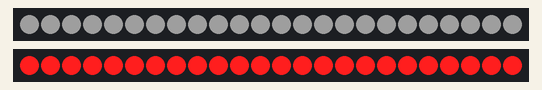
Bench run of a sketch on a simulated Arduino Uno, built with avr-gcc and run on an emulated ATmega328P. On the bench: 2 × 24 RGB LEDs in strip order, left to right. Dim RGB values are drawn brighter than linear.

Above: at 2.5 s.
At 4.92 s:
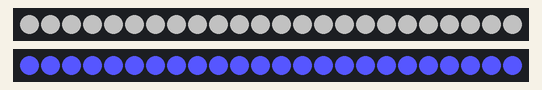
At 7.1 s:
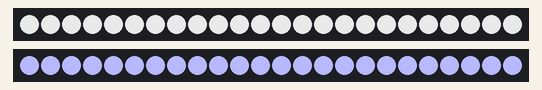
At 16.7 s:
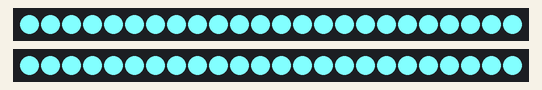
At 25.88 s:
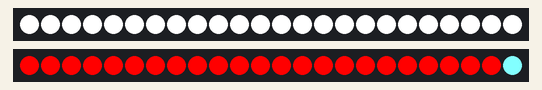
At 36.1 s:
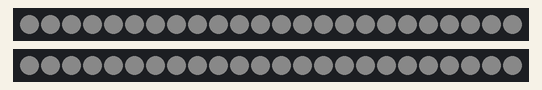

Measured:
- what the display in image 0 shows lasts 1.0 s, from 2.5 s to 3.5 s

The sketch:

RingLedMultipleStripes.ino
```cpp
#include "FastLED.h"
#define NUM_LEDS 24
int fb =255;
CRGB leds[NUM_LEDS];
CRGB leds2[NUM_LEDS];
void setup() { FastLED.addLeds<NEOPIXEL, 8>(leds, NUM_LEDS);
 FastLED.addLeds<NEOPIXEL, 9>(leds2, NUM_LEDS);}
void loop() {
  for (int i=0; i<NUM_LEDS;i++){
      leds[i] =  CRGB(30 ,30, 30);; FastLED.show(); delay(50);
      leds2[i] =  CRGB(255 ,30, 30);; FastLED.show(); delay(50);
  }

  delay(1000);

  for (int i=30; i<fb;i++){
     for (int j=0; j<NUM_LEDS;j++){
        leds[j] =  CRGB(i ,i, i);
        leds2[j] =  CRGB(i ,i, 255);
     }
     delay(20);
     FastLED.show();
  }
delay(1000);

 for (int i=0; i<NUM_LEDS;i++){
      leds[i] =  CRGB(130 ,255, 255);; FastLED.show(); delay(150);
       leds2[i] =  CRGB(130 ,255, 255);; FastLED.show(); delay(150);
  }

 delay(2000);
 for (int i=0; i<NUM_LEDS;i++){
      leds[i] =  CRGB(255 ,255, 255);; FastLED.show(); delay(150);
       leds2[i] =  CRGB(255 ,0, 0);; FastLED.show(); delay(150);
  }
 delay(2000);

  for (int i=fb; i>=10;i--){
     for (int j=0; j<NUM_LEDS;j++){
        leds[j] =  CRGB(i ,i, i);
         leds2[j] =  CRGB(i ,i, i);
     }
      delay(30);
     FastLED.show();
  }

delay(1000);
 for (int i=0; i<NUM_LEDS;i++){
      leds[i] =  CRGB(5 ,5, 5);; FastLED.show(); delay(200);
       leds2[i] =  CRGB(5 ,5, 5);; FastLED.show(); delay(200);
  }

   delay(2000);


  for (int i=0; i<10;i++){
     for (int j=0; j<NUM_LEDS;j++){
        leds[j] =  CRGB(30 ,30, 30);
         leds2[j] =  CRGB(30 ,30, 30);
     }
     FastLED.show();
    delay(50);
       for (int j=0; j<NUM_LEDS;j++){
        leds[j] =  CRGB(0 ,0, 0);
         leds2[j] =  CRGB(0 ,0, 0);
     }
     FastLED.show();
  delay(50);

  }
   delay(2000);
}
```
